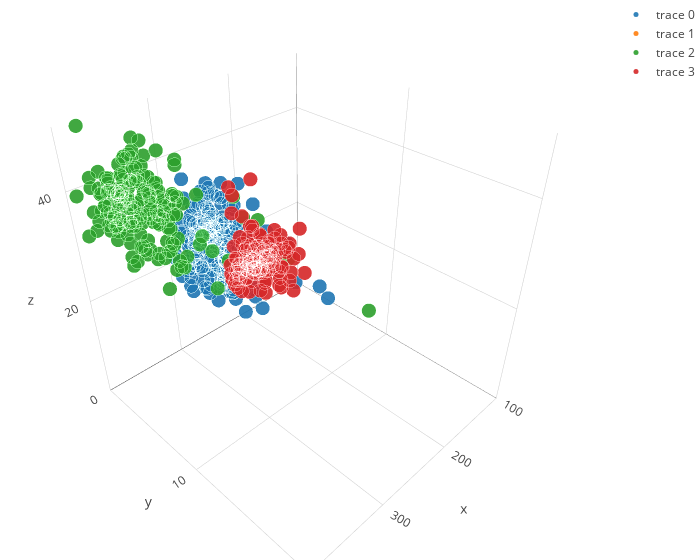

The notebook cell saved with this chart:
### Code cell
kmeansBest = KMeans(n_clusters=4, random_state=0).fit(distance)
kmeansLabels = kmeansBest.labels_
kmeansLabel0 = []
kmeansLabel1 = []
kmeansLabel2 = []
kmeansLabel3 = []
for h in range(0,577):
    if kmeansLabels[h] == 0:
        kmeansLabel0.append(distance[h])
    elif kmeansLabels[h]==1:
        kmeansLabel1.append(distance[h])
    elif kmeansLabels[h]==2:
        kmeansLabel2.append(distance[h])
    else:
        kmeansLabel3.append(distance[h])
kmeansLabelAt0 = pd.DataFrame.from_records(kmeansLabel0)
kmeansLabelAt1 = pd.DataFrame.from_records(kmeansLabel1)
kmeansLabelAt2 = pd.DataFrame.from_records(kmeansLabel2)
kmeansLabelAt3 = pd.DataFrame.from_records(kmeansLabel3)
trace5 = go.Scatter3d(
    x=kmeansLabelAt0[0],
    y=kmeansLabelAt0[1],
    z=kmeansLabelAt0[2],
    mode='markers',
    marker=dict(
        size=5,
        line=dict(
            color='rgba(217, 217, 217,0.14)',
            width=0.1
        ),
        opacity=0.9
    )
)
trace6 = go.Scatter3d(
    x=kmeansLabelAt1[0],
    y=kmeansLabelAt1[1],
    z=kmeansLabelAt1[2],
    mode='markers',
    marker=dict(
        size=5,
        line=dict(
            color='rgba(256, 256, 256,0.14)',
            width=0.2
        ),
        opacity=0.9
    )
)
trace7 = go.Scatter3d(
    x=kmeansLabelAt2[0],
    y=kmeansLabelAt2[1],
    z=kmeansLabelAt2[2],
    mode='markers',
    marker=dict(
        size=5,
        line=dict(
            color='rgba(138, 138, 138,0.14)',
            width=0.3
        ),
        opacity=0.9
    )
)
trace8 = go.Scatter3d(
    x=kmeansLabelAt3[0],
    y=kmeansLabelAt3[1],
    z=kmeansLabelAt3[2],
    mode='markers',
    marker=dict(
        size=5,
        line=dict(
            color='rgba(138, 138, 138,0.14)',
            width=0.3
        ),
        opacity=0.9
    )
)
data = [trace5,trace6,trace7,trace8]
layout = go.Layout(
    scene = dict(
                    xaxis = dict(
                        nticks=4, range = [100,400],),
                    yaxis = dict(
                        nticks=4, range = [0,20],),
                    zaxis = dict(
                        nticks=4, range = [0,50]   ,),),
                    width=700,
    margin=dict(
        l=0,
        r=0,
        b=0,
        t=0
    )
)
fig = go.Figure(data=data, layout=layout)
iplot(fig)

### Figure 1 — Plotly figure (JSON) as saved in the notebook; plotly's stock layout.template omitted (floating-point values rounded to 4 significant figures; data arrays with more than 128 entries replaced by an {"elided": "..."} marker saying what was removed)
{"data": [{"marker": {"line": {"color": "rgba(217, 217, 217,0.14)", "width": 0.1}, "opacity": 0.9, "size": 5}, "mode": "markers", "type": "scatter3d", "x": {"elided": "242 float values"}, "y": {"elided": "242 float values"}, "z": {"elided": "242 float values"}}, {"marker": {"line": {"color": "rgba(256, 256, 256,0.14)", "width": 0.2}, "opacity": 0.9, "size": 5}, "mode": "markers", "type": "scatter3d", "x": [1728], "y": [1729], "z": [1730]}, {"marker": {"line": {"color": "rgba(138, 138, 138,0.14)", "width": 0.3}, "opacity": 0.9, "size": 5}, "mode": "markers", "type": "scatter3d", "x": {"elided": "189 float values"}, "y": {"elided": "189 float values"}, "z": {"elided": "189 float values"}}, {"marker": {"line": {"color": "rgba(138, 138, 138,0.14)", "width": 0.3}, "opacity": 0.9, "size": 5}, "mode": "markers", "type": "scatter3d", "x": {"elided": "145 float values"}, "y": {"elided": "145 float values"}, "z": {"elided": "145 float values"}}], "layout": {"margin": {"b": 0, "l": 0, "r": 0, "t": 0}, "scene": {"xaxis": {"nticks": 4, "range": [100, 400]}, "yaxis": {"nticks": 4, "range": [0, 20]}, "zaxis": {"nticks": 4, "range": [0, 50]}}, "width": 700}}
